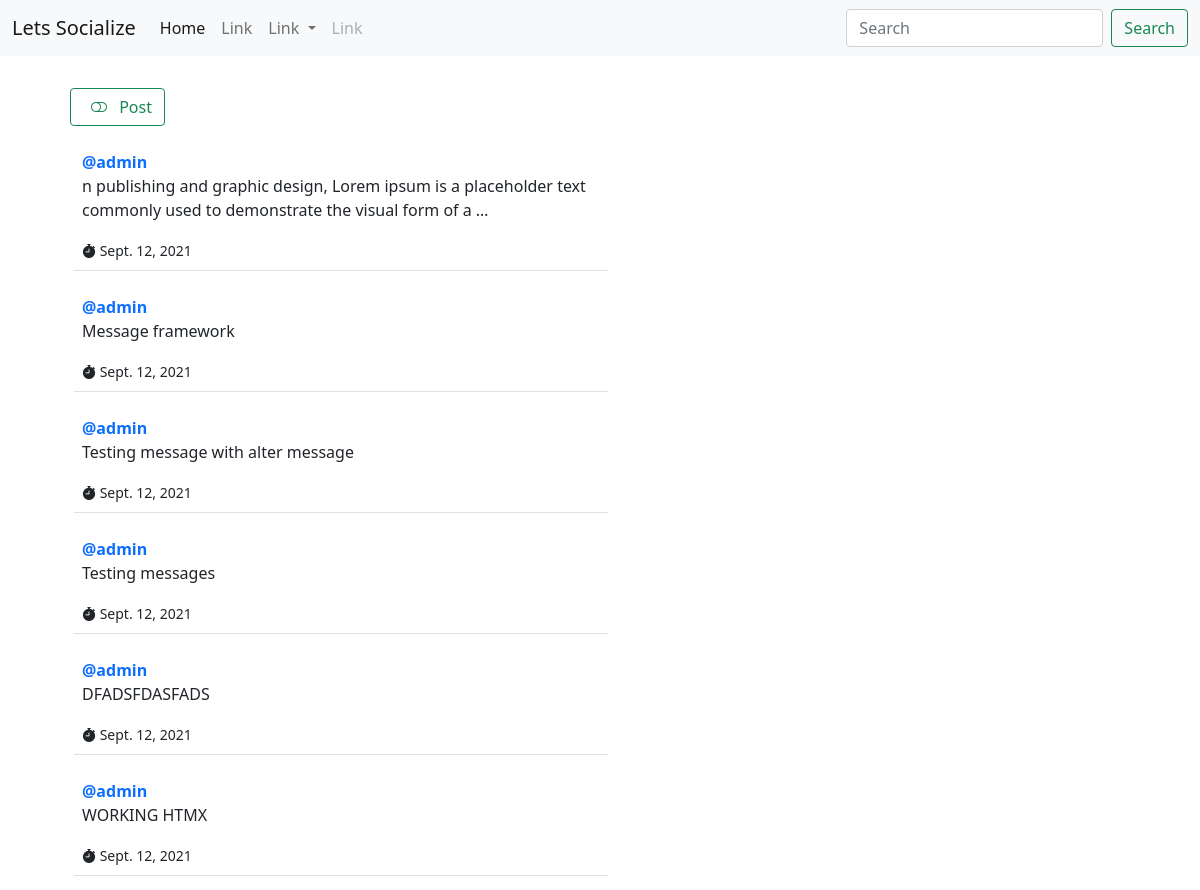
The app's page /social/ (upper part), older data.
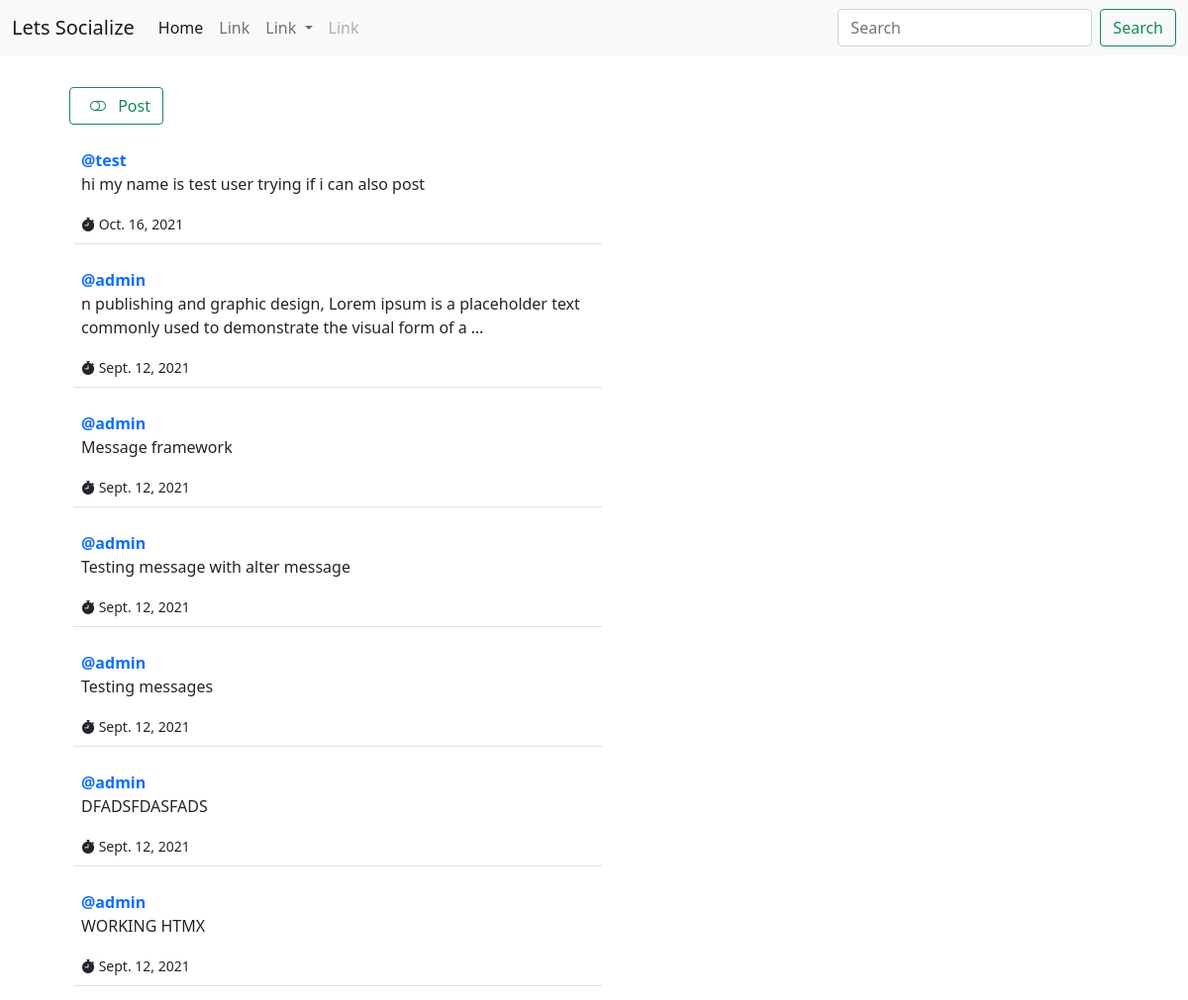
The same page, newer data.
### social/models.py (models this page shows)
class Post(models.Model):
  body = models.TextField()
  created_on = models.DateField(default=datetime.now)
  author = models.ForeignKey(User, on_delete=models.CASCADE)

### social/views.py (the view, shortened to what this page needs)
# urls.py: path('',views.Index,name='index'),
def Index(request):
  posts = Post.objects.all().order_by('-id')
  form = PostForm()
  context = {'posts':posts,'form':form}
  return render(request,'social/index.html',context)

### social/forms.py
class PostForm(ModelForm):
  body = forms.CharField(
    label= '',
    widget=forms.Textarea(attrs={
      'rows':'5',
      'placeholder':'say something'
    })
                          )
  class Meta:
    model = Post
    fields = ['body']

### templates/social/index.html (shortened to what this page needs)
{% extends 'base.html' %}
{% load crispy_forms_tags %}
{% block content %}
<div class="container">
  <div class="row m-4 g-2">
    <div  x-data="{open: false }" class="col-md-6">
     <button @click="open = ! open" class="btn btn-outline-success mb-2"> <i  class="bi bi-toggle-off m-2 -p" width="40" height="40" x-transition>  </i> Post </button>
    </div>
    {% if posts %}
    {% for post in posts %}
    <div  class="col-md-6 border-bottom m-2 p-2">
      <a class="text-decoration-none " href="{% url 'social:profile' post.author.profile.pk  %}"> <strong>@{{ post.author }} </strong>   </a>
      <p>
        <a class="text-decoration-none link-dark " href="{% url 'social:post_detail' post.id %}">
          {{ post.body | truncatewords:20 }}
        </a>
      </p>
      <small> <i class="bi bi-stopwatch-fill"></i> {{ post.created_on }} </small>
    </div>
    {% endfor %}
    {% endif %}
  </div>
</div>
{% endblock %}

Row changes from the older to the newer data that the page shows:
added Post: author "test", body "hi my name is test user trying if i can also post", created_on "Oct. 16, 2021"
